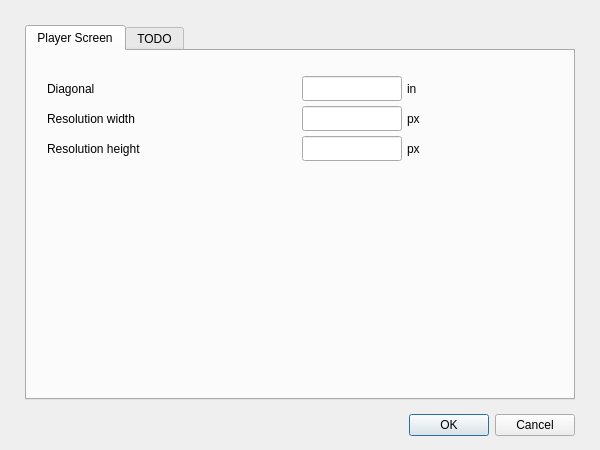
<?xml version="1.0" encoding="UTF-8"?>
<ui version="4.0">
 <class>DialogSettings</class>
 <widget class="QDialog" name="DialogSettings">
  <property name="geometry">
   <rect>
    <x>0</x>
    <y>0</y>
    <width>600</width>
    <height>450</height>
   </rect>
  </property>
  <property name="sizePolicy">
   <sizepolicy hsizetype="Fixed" vsizetype="Fixed">
    <horstretch>0</horstretch>
    <verstretch>0</verstretch>
   </sizepolicy>
  </property>
  <property name="minimumSize">
   <size>
    <width>599</width>
    <height>450</height>
   </size>
  </property>
  <property name="maximumSize">
   <size>
    <width>600</width>
    <height>450</height>
   </size>
  </property>
  <property name="baseSize">
   <size>
    <width>600</width>
    <height>450</height>
   </size>
  </property>
  <property name="mouseTracking">
   <bool>true</bool>
  </property>
  <property name="windowTitle">
   <string>Settings</string>
  </property>
  <property name="layoutDirection">
   <enum>Qt::LeftToRight</enum>
  </property>
  <property name="autoFillBackground">
   <bool>false</bool>
  </property>
  <widget class="QTabWidget" name="tabWidget">
   <property name="geometry">
    <rect>
     <x>25</x>
     <y>25</y>
     <width>550</width>
     <height>375</height>
    </rect>
   </property>
   <property name="autoFillBackground">
    <bool>false</bool>
   </property>
   <property name="tabPosition">
    <enum>QTabWidget::North</enum>
   </property>
   <property name="tabShape">
    <enum>QTabWidget::Rounded</enum>
   </property>
   <property name="currentIndex">
    <number>0</number>
   </property>
   <property name="elideMode">
    <enum>Qt::ElideNone</enum>
   </property>
   <property name="documentMode">
    <bool>false</bool>
   </property>
   <property name="tabsClosable">
    <bool>false</bool>
   </property>
   <property name="movable">
    <bool>false</bool>
   </property>
   <property name="tabBarAutoHide">
    <bool>false</bool>
   </property>
   <widget class="QWidget" name="tabPlayerScreen">
    <attribute name="title">
     <string>Player Screen</string>
    </attribute>
    <widget class="QLabel" name="labelDiagonal">
     <property name="geometry">
      <rect>
       <x>20</x>
       <y>25</y>
       <width>150</width>
       <height>25</height>
      </rect>
     </property>
     <property name="text">
      <string>Diagonal</string>
     </property>
    </widget>
    <widget class="QLineEdit" name="lineEditDiagonal">
     <property name="geometry">
      <rect>
       <x>275</x>
       <y>25</y>
       <width>100</width>
       <height>25</height>
      </rect>
     </property>
     <property name="text">
      <string/>
     </property>
     <property name="alignment">
      <set>Qt::AlignRight|Qt::AlignTrailing|Qt::AlignVCenter</set>
     </property>
    </widget>
    <widget class="QLineEdit" name="lineEditResolutionWidth">
     <property name="geometry">
      <rect>
       <x>275</x>
       <y>55</y>
       <width>100</width>
       <height>25</height>
      </rect>
     </property>
     <property name="text">
      <string/>
     </property>
     <property name="alignment">
      <set>Qt::AlignRight|Qt::AlignTrailing|Qt::AlignVCenter</set>
     </property>
    </widget>
    <widget class="QLabel" name="labelResolutionWidth">
     <property name="geometry">
      <rect>
       <x>20</x>
       <y>55</y>
       <width>150</width>
       <height>25</height>
      </rect>
     </property>
     <property name="text">
      <string>Resolution width</string>
     </property>
    </widget>
    <widget class="QLineEdit" name="lineEditResolutionHeight">
     <property name="geometry">
      <rect>
       <x>275</x>
       <y>85</y>
       <width>100</width>
       <height>25</height>
      </rect>
     </property>
     <property name="text">
      <string/>
     </property>
     <property name="alignment">
      <set>Qt::AlignRight|Qt::AlignTrailing|Qt::AlignVCenter</set>
     </property>
    </widget>
    <widget class="QLabel" name="labelResolutionHeight">
     <property name="geometry">
      <rect>
       <x>20</x>
       <y>85</y>
       <width>150</width>
       <height>25</height>
      </rect>
     </property>
     <property name="text">
      <string>Resolution height</string>
     </property>
    </widget>
    <widget class="QLabel" name="labelInch">
     <property name="geometry">
      <rect>
       <x>380</x>
       <y>25</y>
       <width>25</width>
       <height>25</height>
      </rect>
     </property>
     <property name="text">
      <string>in</string>
     </property>
    </widget>
    <widget class="QLabel" name="labelPixels1">
     <property name="geometry">
      <rect>
       <x>380</x>
       <y>55</y>
       <width>25</width>
       <height>25</height>
      </rect>
     </property>
     <property name="text">
      <string>px</string>
     </property>
    </widget>
    <widget class="QLabel" name="labelPixels2">
     <property name="geometry">
      <rect>
       <x>380</x>
       <y>85</y>
       <width>25</width>
       <height>25</height>
      </rect>
     </property>
     <property name="text">
      <string>px</string>
     </property>
    </widget>
   </widget>
   <widget class="QWidget" name="tabTodo">
    <attribute name="title">
     <string>TODO</string>
    </attribute>
   </widget>
  </widget>
  <widget class="QDialogButtonBox" name="dialogButtonBox">
   <property name="geometry">
    <rect>
     <x>25</x>
     <y>400</y>
     <width>550</width>
     <height>50</height>
    </rect>
   </property>
   <property name="orientation">
    <enum>Qt::Horizontal</enum>
   </property>
   <property name="standardButtons">
    <set>QDialogButtonBox::Cancel|QDialogButtonBox::Ok</set>
   </property>
   <property name="centerButtons">
    <bool>false</bool>
   </property>
  </widget>
 </widget>
 <resources/>
 <connections/>
</ui>
